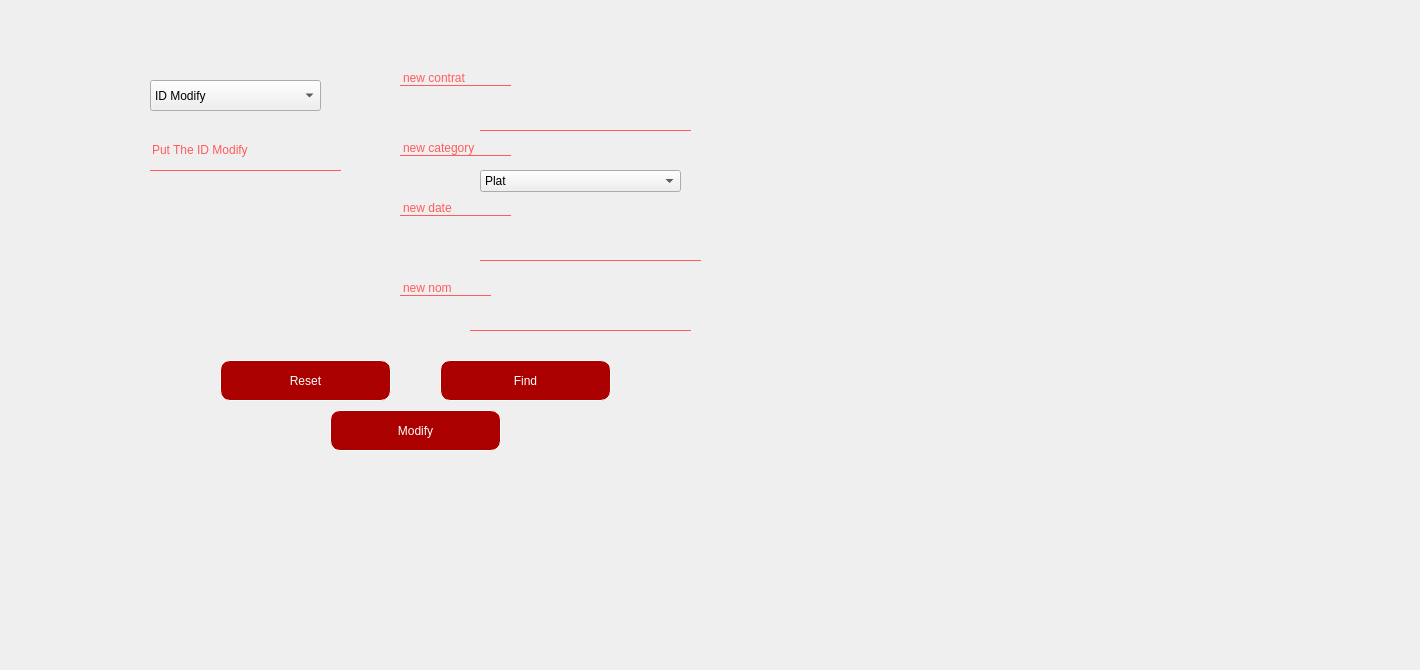
    <widget class="QWidget" name="tab_5">
     <attribute name="title">
      <string>MODIFIER</string>
     </attribute>
     <widget class="QLabel" name="label_26">
      <property name="geometry">
       <rect>
        <x>-250</x>
        <y>-60</y>
        <width>1411</width>
        <height>661</height>
       </rect>
      </property>
      <property name="styleSheet">
       <string notr="true">image: url(:/new/prefix1/ah.png);</string>
      </property>
      <property name="text">
       <string/>
      </property>
     </widget>
     <widget class="QPushButton" name="modifyButton">
      <property name="geometry">
       <rect>
        <x>330</x>
        <y>410</y>
        <width>171</width>
        <height>41</height>
       </rect>
      </property>
      <property name="styleSheet">
       <string notr="true">QPushButton{
background-color: rgb(170, 0, 0);
border :1px solid rgb(255, 255, 255);
border-radius :10px;
color: #FFF;
padding-left: 20px;
padding-right:20px;

}

QPushButton::hover{
	font: 81 10pt &quot;Rockwell Extra Bold&quot;;
color:white;
border-radius:15px;
background:#45a8ff;

}</string>
      </property>
      <property name="text">
       <string>Modify</string>
      </property>
     </widget>
     <widget class="QLineEdit" name="id_modify_2">
      <property name="geometry">
       <rect>
        <x>150</x>
        <y>130</y>
        <width>191</width>
        <height>41</height>
       </rect>
      </property>
      <property name="styleSheet">
       <string notr="true">QLineEdit{
	font: 75 11pt &quot;MS Serif&quot;;
	
background:transparent;
border:none;
color:#ff5c5c;
	color: rgb(255, 92, 92);
border-bottom:1px solid #ff5c5c

}</string>
      </property>
      <property name="text">
       <string>Put The ID Modify</string>
      </property>
     </widget>
     <widget class="QLineEdit" name="newNumContrat">
      <property name="geometry">
       <rect>
        <x>480</x>
        <y>80</y>
        <width>211</width>
        <height>51</height>
       </rect>
      </property>
      <property name="styleSheet">
       <string notr="true">QLineEdit{
	font: 75 11pt &quot;MS Serif&quot;;
	
background:transparent;
border:none;
color:#ff5c5c;
	color: rgb(255, 92, 92);
border-bottom:1px solid #ff5c5c

}</string>
      </property>
      <property name="text">
       <string/>
      </property>
     </widget>
     <widget class="QLineEdit" name="newDureContrat">
      <property name="geometry">
       <rect>
        <x>480</x>
        <y>210</y>
        <width>221</width>
        <height>51</height>
       </rect>
      </property>
      <property name="styleSheet">
       <string notr="true">QLineEdit{
	font: 75 11pt &quot;MS Serif&quot;;
	
background:transparent;
border:none;
color:#ff5c5c;
	color: rgb(255, 92, 92);
border-bottom:1px solid #ff5c5c

}</string>
      </property>
      <property name="text">
       <string/>
      </property>
     </widget>
     <widget class="QLineEdit" name="newNom">
      <property name="geometry">
       <rect>
        <x>470</x>
        <y>280</y>
        <width>221</width>
        <height>51</height>
       </rect>
      </property>
      <property name="styleSheet">
       <string notr="true">QLineEdit{
	font: 75 11pt &quot;MS Serif&quot;;
	
background:transparent;
border:none;
color:#ff5c5c;
	color: rgb(255, 92, 92);
border-bottom:1px solid #ff5c5c

}</string>
      </property>
      <property name="text">
       <string/>
      </property>
     </widget>
     <widget class="QPushButton" name="showButton">
      <property name="geometry">
       <rect>
        <x>440</x>
        <y>360</y>
        <width>171</width>
        <height>41</height>
       </rect>
      </property>
      <property name="styleSheet">
       <string notr="true">QPushButton{
background-color: rgb(170, 0, 0);
border :1px solid rgb(255, 255, 255);
border-radius :10px;
color: #FFF;
padding-left: 20px;
padding-right:20px;

}

QPushButton::hover{
	font: 81 10pt &quot;Rockwell Extra Bold&quot;;
color:white;
border-radius:15px;
background:#45a8ff;

}</string>
      </property>
      <property name="text">
       <string>Find</string>
      </property>
     </widget>
     <widget class="QPushButton" name="Reset">
      <property name="geometry">
       <rect>
        <x>220</x>
        <y>360</y>
        <width>171</width>
        <height>41</height>
       </rect>
      </property>
      <property name="styleSheet">
       <string notr="true">QPushButton{
background-color: rgb(170, 0, 0);
border :1px solid rgb(255, 255, 255);
border-radius :10px;
color: #FFF;
padding-left: 20px;
padding-right:20px;

}

QPushButton::hover{
	font: 81 10pt &quot;Rockwell Extra Bold&quot;;
color:white;
border-radius:15px;
background:#45a8ff;

}</string>
      </property>
      <property name="text">
       <string>Reset</string>
      </property>
     </widget>
     <widget class="QLabel" name="label">
      <property name="geometry">
       <rect>
        <x>400</x>
        <y>70</y>
        <width>111</width>
        <height>16</height>
       </rect>
      </property>
      <property name="toolTip">
       <string>&lt;html&gt;&lt;head/&gt;&lt;body&gt;&lt;p&gt;&lt;span style=&quot; font-weight:600;&quot;&gt;New contrat&lt;/span&gt;&lt;/p&gt;&lt;/body&gt;&lt;/html&gt;</string>
      </property>
      <property name="whatsThis">
       <string>&lt;html&gt;&lt;head/&gt;&lt;body&gt;&lt;p&gt;&lt;span style=&quot; font-weight:600;&quot;&gt;new contrat &lt;/span&gt;&lt;/p&gt;&lt;/body&gt;&lt;/html&gt;</string>
      </property>
      <property name="styleSheet">
       <string notr="true">font: 75 8pt &quot;MS Shell Dlg 2&quot;;
	font: 75 11pt &quot;MS Serif&quot;;
	
background:transparent;
border:none;
color:#ff5c5c;
	color: rgb(255, 92, 92);
border-bottom:1px solid #ff5c5c

</string>
      </property>
      <property name="text">
       <string>new contrat </string>
      </property>
     </widget>
     <widget class="QLabel" name="label_2">
      <property name="geometry">
       <rect>
        <x>400</x>
        <y>140</y>
        <width>111</width>
        <height>16</height>
       </rect>
      </property>
      <property name="toolTip">
       <string>&lt;html&gt;&lt;head/&gt;&lt;body&gt;&lt;p&gt;&lt;span style=&quot; font-weight:600;&quot;&gt;New contrat&lt;/span&gt;&lt;/p&gt;&lt;/body&gt;&lt;/html&gt;</string>
      </property>
      <property name="styleSheet">
       <string notr="true">
	font: 75 11pt &quot;MS Serif&quot;;
	
background:transparent;
border:none;
color:#ff5c5c;
	color: rgb(255, 92, 92);
border-bottom:1px solid #ff5c5c

</string>
      </property>
      <property name="text">
       <string>new category</string>
      </property>
     </widget>
     <widget class="QLabel" name="label_3">
      <property name="geometry">
       <rect>
        <x>400</x>
        <y>200</y>
        <width>111</width>
        <height>16</height>
       </rect>
      </property>
      <property name="toolTip">
       <string>&lt;html&gt;&lt;head/&gt;&lt;body&gt;&lt;p&gt;&lt;span style=&quot; font-weight:600;&quot;&gt;New contrat&lt;/span&gt;&lt;/p&gt;&lt;/body&gt;&lt;/html&gt;</string>
      </property>
      <property name="styleSheet">
       <string notr="true">
	font: 75 11pt &quot;MS Serif&quot;;
	
background:transparent;
border:none;
color:#ff5c5c;
	color: rgb(255, 92, 92);
border-bottom:1px solid #ff5c5c

</string>
      </property>
      <property name="text">
       <string>new date</string>
      </property>
     </widget>
     <widget class="QLabel" name="label_4">
      <property name="geometry">
       <rect>
        <x>400</x>
        <y>280</y>
        <width>91</width>
        <height>16</height>
       </rect>
      </property>
      <property name="toolTip">
       <string>&lt;html&gt;&lt;head/&gt;&lt;body&gt;&lt;p&gt;&lt;span style=&quot; font-weight:600;&quot;&gt;New contrat&lt;/span&gt;&lt;/p&gt;&lt;/body&gt;&lt;/html&gt;</string>
      </property>
      <property name="styleSheet">
       <string notr="true">
	font: 75 11pt &quot;MS Serif&quot;;
	
background:transparent;
border:none;
color:#ff5c5c;
	color: rgb(255, 92, 92);
border-bottom:1px solid #ff5c5c

</string>
      </property>
      <property name="text">
       <string>new nom</string>
      </property>
     </widget>
     <widget class="QComboBox" name="comboBox_ID_SPONSOR">
      <property name="geometry">
       <rect>
        <x>150</x>
        <y>80</y>
        <width>171</width>
        <height>31</height>
       </rect>
      </property>
      <item>
       <property name="text">
        <string>ID Modify</string>
       </property>
      </item>
     </widget>
     <widget class="QComboBox" name="newCategory">
      <property name="geometry">
       <rect>
        <x>480</x>
        <y>170</y>
        <width>201</width>
        <height>22</height>
       </rect>
      </property>
      <item>
       <property name="text">
        <string>Plat</string>
       </property>
      </item>
      <item>
       <property name="text">
        <string>Gold</string>
       </property>
      </item>
      <item>
       <property name="text">
        <string>Silver</string>
       </property>
      </item>
      <item>
       <property name="text">
        <string>Bronze</string>
       </property>
      </item>
     </widget>
    </widget>
